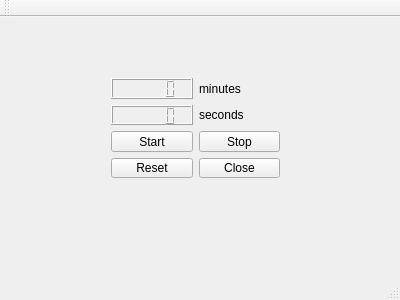
<?xml version="1.0" encoding="UTF-8"?>
<ui version="4.0">
 <class>MainWindow</class>
 <widget class="QMainWindow" name="MainWindow">
  <property name="geometry">
   <rect>
    <x>0</x>
    <y>0</y>
    <width>400</width>
    <height>300</height>
   </rect>
  </property>
  <property name="windowTitle">
   <string>MainWindow</string>
  </property>
  <widget class="QWidget" name="centralWidget">
   <widget class="QWidget" name="gridLayoutWidget">
    <property name="geometry">
     <rect>
      <x>100</x>
      <y>50</y>
      <width>191</width>
      <height>122</height>
     </rect>
    </property>
    <layout class="QGridLayout" name="gridLayout">
     <item row="4" column="0">
      <widget class="QLCDNumber" name="lcdNumberMin"/>
     </item>
     <item row="6" column="0">
      <widget class="QPushButton" name="startButton">
       <property name="text">
        <string>Start</string>
       </property>
      </widget>
     </item>
     <item row="4" column="1">
      <widget class="QLabel" name="label">
       <property name="text">
        <string>minutes</string>
       </property>
      </widget>
     </item>
     <item row="5" column="1">
      <widget class="QLabel" name="label_2">
       <property name="text">
        <string>seconds</string>
       </property>
      </widget>
     </item>
     <item row="5" column="0">
      <widget class="QLCDNumber" name="lcdNumberSec"/>
     </item>
     <item row="7" column="0">
      <widget class="QPushButton" name="resetButton">
       <property name="text">
        <string>Reset</string>
       </property>
      </widget>
     </item>
     <item row="6" column="1">
      <widget class="QPushButton" name="stopButton">
       <property name="text">
        <string>Stop</string>
       </property>
      </widget>
     </item>
     <item row="7" column="1">
      <widget class="QPushButton" name="closeButton">
       <property name="text">
        <string>Close</string>
       </property>
      </widget>
     </item>
    </layout>
   </widget>
  </widget>
  <widget class="QMenuBar" name="menuBar">
   <property name="geometry">
    <rect>
     <x>0</x>
     <y>0</y>
     <width>400</width>
     <height>25</height>
    </rect>
   </property>
  </widget>
  <widget class="QToolBar" name="mainToolBar">
   <attribute name="toolBarArea">
    <enum>TopToolBarArea</enum>
   </attribute>
   <attribute name="toolBarBreak">
    <bool>false</bool>
   </attribute>
  </widget>
  <widget class="QStatusBar" name="statusBar"/>
 </widget>
 <layoutdefault spacing="6" margin="11"/>
 <resources/>
 <connections/>
</ui>
